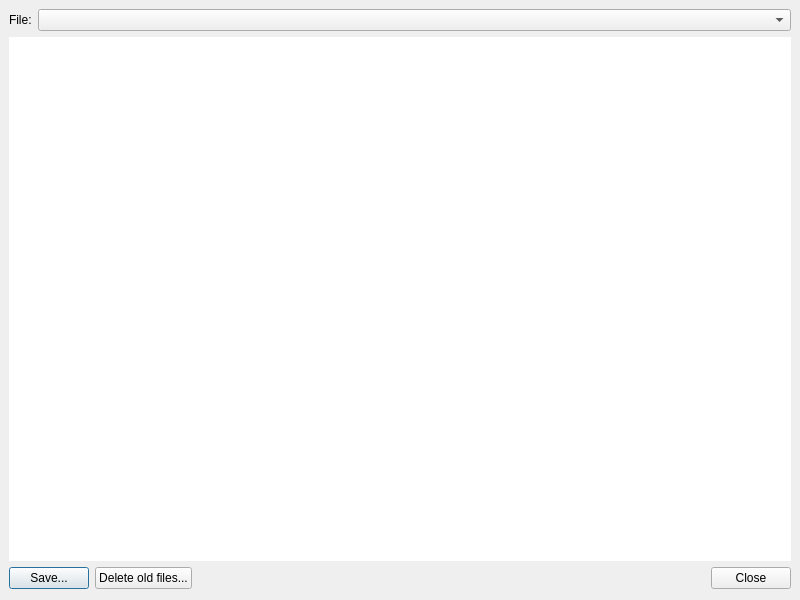
<?xml version="1.0" encoding="UTF-8"?>
<ui version="4.0">
 <class>LogFilesDialog</class>
 <widget class="QDialog" name="LogFilesDialog">
  <property name="geometry">
   <rect>
    <x>0</x>
    <y>0</y>
    <width>800</width>
    <height>600</height>
   </rect>
  </property>
  <property name="windowTitle">
   <string>Logfiles</string>
  </property>
  <layout class="QVBoxLayout" name="verticalLayout">
   <property name="leftMargin">
    <number>9</number>
   </property>
   <property name="topMargin">
    <number>9</number>
   </property>
   <property name="rightMargin">
    <number>9</number>
   </property>
   <item>
    <widget class="QWidget" name="widget" native="true">
     <layout class="QVBoxLayout" name="verticalLayout_3">
      <property name="leftMargin">
       <number>0</number>
      </property>
      <property name="topMargin">
       <number>0</number>
      </property>
      <property name="rightMargin">
       <number>0</number>
      </property>
      <property name="bottomMargin">
       <number>0</number>
      </property>
      <item>
       <layout class="QHBoxLayout" name="logFilesLayout">
        <item>
         <widget class="QLabel" name="logFilesLabel">
          <property name="text">
           <string>File:</string>
          </property>
         </widget>
        </item>
        <item>
         <widget class="QComboBox" name="logFilesComboBox">
          <property name="sizePolicy">
           <sizepolicy hsizetype="Preferred" vsizetype="Fixed">
            <horstretch>1</horstretch>
            <verstretch>0</verstretch>
           </sizepolicy>
          </property>
         </widget>
        </item>
       </layout>
      </item>
     </layout>
    </widget>
   </item>
   <item>
    <widget class="QPlainTextEdit" name="plainTextEdit">
     <property name="frameShape">
      <enum>QFrame::NoFrame</enum>
     </property>
     <property name="lineWrapMode">
      <enum>QPlainTextEdit::NoWrap</enum>
     </property>
     <property name="readOnly">
      <bool>true</bool>
     </property>
    </widget>
   </item>
   <item>
    <layout class="QHBoxLayout" name="horizontalLayout">
     <item>
      <widget class="QPushButton" name="saveButton">
       <property name="text">
        <string>Save...</string>
       </property>
      </widget>
     </item>
     <item>
      <widget class="QPushButton" name="deleteButton">
       <property name="text">
        <string>Delete old files...</string>
       </property>
      </widget>
     </item>
     <item>
      <spacer name="horizontalSpacer">
       <property name="orientation">
        <enum>Qt::Horizontal</enum>
       </property>
       <property name="sizeHint" stdset="0">
        <size>
         <width>40</width>
         <height>20</height>
        </size>
       </property>
      </spacer>
     </item>
     <item>
      <widget class="QPushButton" name="closeButton">
       <property name="text">
        <string>Close</string>
       </property>
      </widget>
     </item>
    </layout>
   </item>
  </layout>
 </widget>
 <resources/>
 <connections/>
</ui>
